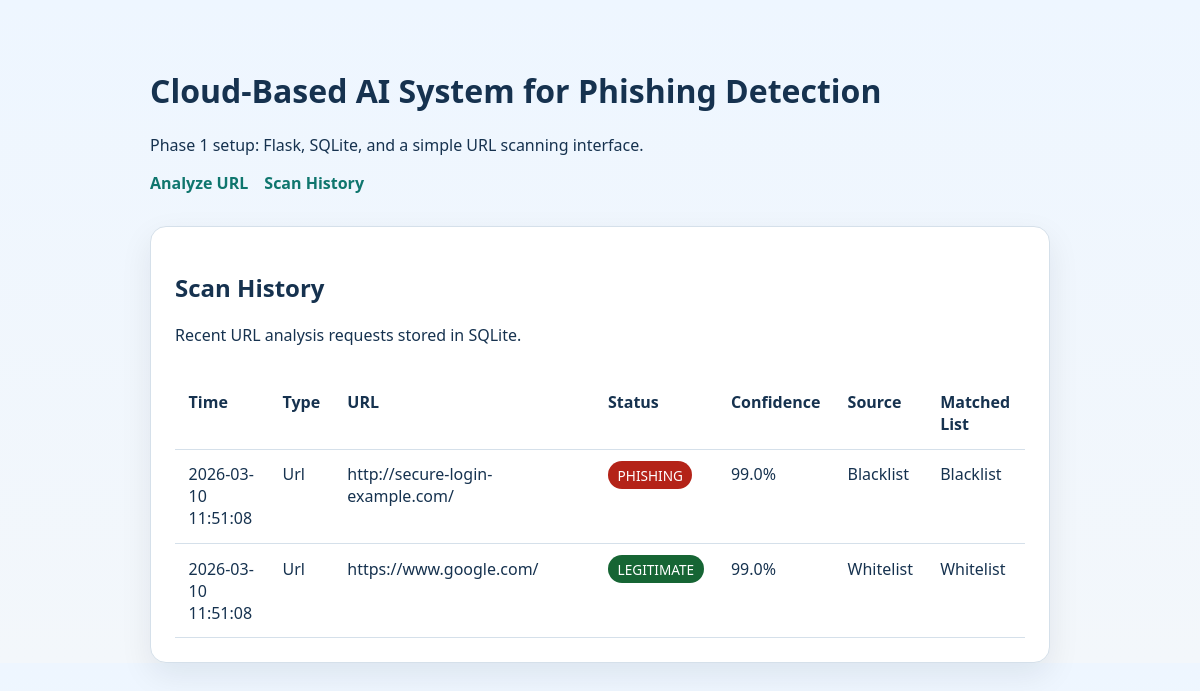
Before: /history with the older database file.
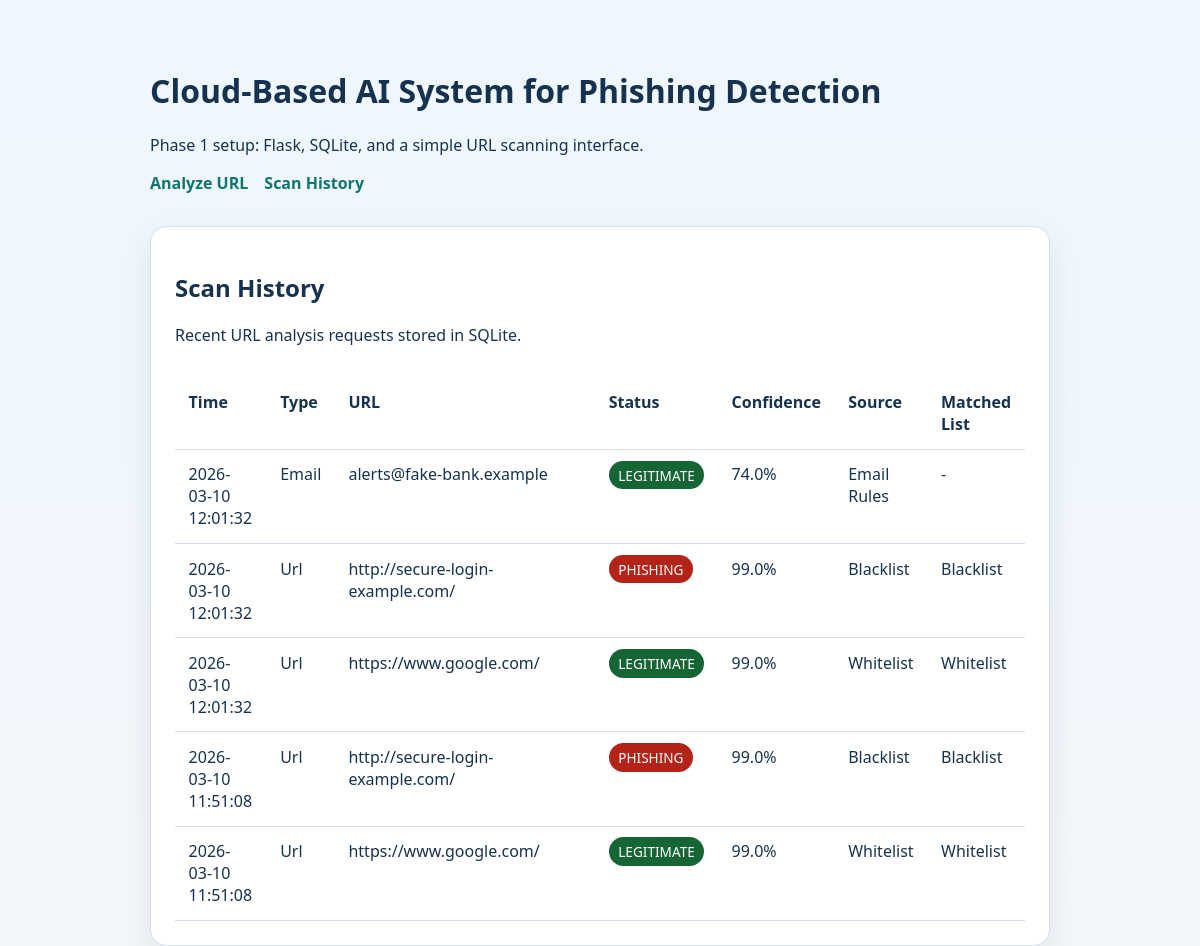
After: the same page with the newer database file.
### tables this page shows
CREATE TABLE scan_history (
    id INTEGER PRIMARY KEY AUTOINCREMENT,
    input_type TEXT NOT NULL,
    input_value TEXT NOT NULL,
    normalized_value TEXT NOT NULL,
    prediction TEXT NOT NULL,
    confidence REAL NOT NULL,
    matched_list TEXT,
    model_source TEXT NOT NULL,
    reasons TEXT NOT NULL,
    features TEXT NOT NULL,
    created_at TIMESTAMP DEFAULT CURRENT_TIMESTAMP
);

### app/routes.py (the view)
@main_bp.get("/history")
def history():
    records = get_scan_history()
    if _prefers_json_response():
        return jsonify({"status": "success", "data": records}), 200
    return render_template("history.html", records=records)

### app/db/database.py (called while the page is built)
def get_db() -> sqlite3.Connection:
    if "db" not in g:
        db_path = Path(current_app.config["DATABASE_PATH"])
        db_path.parent.mkdir(parents=True, exist_ok=True)
        g.db = sqlite3.connect(db_path)
        g.db.row_factory = sqlite3.Row
    return g.db

def fetch_all(query: str, params: tuple = ()) -> list[sqlite3.Row]:
    cursor = get_db().execute(query, params)
    rows = cursor.fetchall()
    cursor.close()
    return rows

### app/routes.py (called while the page is built)
def _prefers_json_response() -> bool:
    return request.is_json or request.accept_mimetypes.best == "application/json"

### app/services/history_service.py (called while the page is built)
def get_scan_history(limit: int = 20) -> list[dict]:
    safe_limit = max(1, min(limit, 100))
    rows = fetch_all(
        """
        SELECT
            id,
            input_type,
            input_value,
            normalized_value,
            prediction,
            confidence,
            matched_list,
            model_source,
            reasons,
            features,
            created_at
        FROM scan_history
        ORDER BY created_at DESC, id DESC
        LIMIT ?
        """,
        (safe_limit,),
    )
    records: list[dict] = []
    for row in rows:
        record = dict(row)
        record["reasons"] = json.loads(record["reasons"])
        record["features"] = json.loads(record["features"])
        records.append(record)
    return records

### app/templates/history.html (shortened to what this page needs)
{% extends "base.html" %}
{% block content %}
  <section class="panel">
    <h2>Scan History</h2>
    <p>Recent URL analysis requests stored in SQLite.</p>
    {% if records %}
      <div class="history-table-wrapper">
        <table class="history-table">
          <thead>
            <tr>
              <th>Time</th>
              <th>Type</th>
              <th>URL</th>
              <th>Status</th>
              <th>Confidence</th>
              <th>Source</th>
              <th>Matched List</th>
            </tr>
          </thead>
          <tbody>
            {% for record in records %}
              <tr>
                <td>{{ record.created_at }}</td>
                <td>{{ record.input_type | title }}</td>
                <td class="history-url">{{ record.normalized_value }}</td>
                <td>
                  <span class="badge badge-{{ record.prediction }}">{{ record.prediction | upper }}</span>
                </td>
                <td>{{ "%.1f"|format(record.confidence * 100) }}%</td>
                <td>{{ record.model_source.replace('_', ' ') | title }}</td>
                <td>{{ record.matched_list | title if record.matched_list else "-" }}</td>
              </tr>
            {% endfor %}
          </tbody>
        </table>
      </div>
    {% else %}
      <p>No scans have been recorded yet.</p>
    {% endif %}
  </section>
{% endblock %}

### app/templates/base.html (shortened to what this page needs)
<!DOCTYPE html>
<html lang="en">
  <head>
    <link rel="stylesheet" href="{{ url_for('static', filename='css/style.css') }}" />
  </head>
  <body>
    <header class="site-header">
      <div class="container">
        <h1>Cloud-Based AI System for Phishing Detection</h1>
        <p>Phase 1 setup: Flask, SQLite, and a simple URL scanning interface.</p>
        <nav class="site-nav">
          <a href="{{ url_for('main.index') }}">Analyze URL</a>
          <a href="{{ url_for('main.history') }}">Scan History</a>
        </nav>
      </div>
    </header>
    <main class="container">
      {% block content %}{% endblock %}
    </main>
  </body>
</html>

### app/static/css/style.css (style rules this page uses)
:root { --bg: #f3f7fb; --panel: #ffffff; --text: #16324f; --muted: #59708a; --border: #d5e0ea; --primary: #0f766e; --danger: #b42318; --success: #166534; }
* { box-sizing: border-box; }
body { margin: 0; font-family: "Segoe UI", Tahoma, Geneva, Verdana, sans-serif; background: linear-gradient(180deg, #eef6ff 0%, var(--bg) 100%); color: var(--text); }
.container { width: min(900px, calc(100% - 2rem)); margin: 0 auto; }
.site-header { padding: 3rem 0 2rem; }
.site-nav { display: flex; gap: 1rem; margin-top: 1rem; }
.site-nav a { color: var(--primary); font-weight: 600; text-decoration: none; }
.panel { background: var(--panel); border: 1px solid var(--border); border-radius: 16px; padding: 1.5rem; box-shadow: 0 12px 32px rgba(15, 23, 42, 0.08); }
.badge { padding: 0.3rem 0.6rem; border-radius: 999px; color: #fff; font-size: 0.85rem; }
.badge-phishing { background: var(--danger); }
.badge-legitimate { background: var(--success); }
.history-table-wrapper { overflow-x: auto; }
.history-table { width: 100%; border-collapse: collapse; margin-top: 1rem; }
.history-table th, .history-table td { padding: 0.85rem; border-bottom: 1px solid var(--border); text-align: left; vertical-align: top; }
.history-url { min-width: 260px; word-break: break-word; }

Changed rows visible on the page:
added scan_history: created_at "2026-03-10 12:01:32", input_type "Email", normalized_value "alerts@fake-bank.example", prediction "LEGITIMATE", record.confidence*100 "74.0", model_source.replace "Email Rules", matched_list "-"
added scan_history: created_at "2026-03-10 12:01:32", input_type "Url", normalized_value "http://secure-login-example.com/", prediction "PHISHING", record.confidence*100 "99.0", model_source.replace "Blacklist", matched_list "Blacklist"
added scan_history: created_at "2026-03-10 12:01:32", input_type "Url", normalized_value "https://www.google.com/", prediction "LEGITIMATE", record.confidence*100 "99.0", model_source.replace "Whitelist", matched_list "Whitelist"
